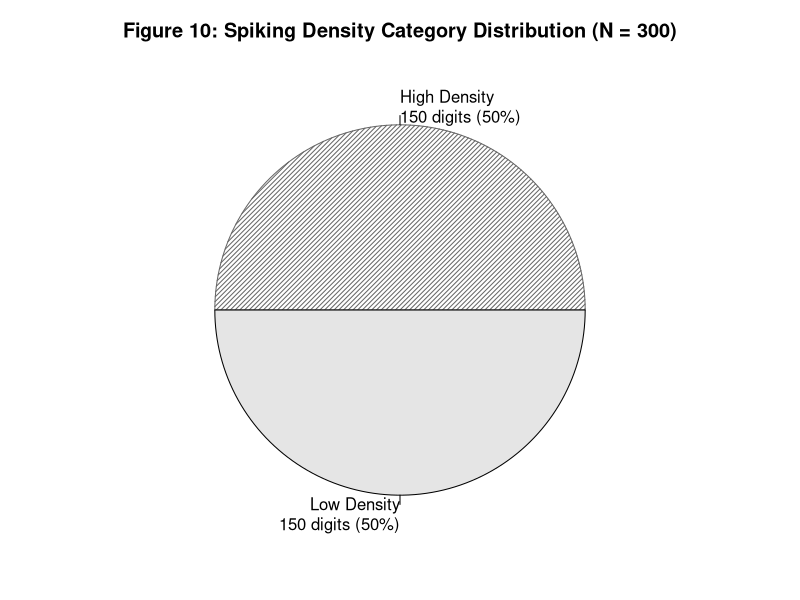

Reproduce this figure in R.
# =====================================================================
# Figure 10: Spiking Density Category Distribution (Descriptive) - B&W / Print-Optimized
# =====================================================================

dir.create("figures", showWarnings = FALSE)
nmnist_data <- read.csv("nmnist_features.csv")

den_med <- median(nmnist_data$spike_density)
nmnist_data$density_category <- as.factor(ifelse(nmnist_data$spike_density > den_med, "High", "Low"))

cat("Generating Figure 10: Spiking Density Pie Chart...\n")
png("figures/fig10_density_pie.png", width = 2200, height = 1800, res = 300)
par(mar = c(2, 2, 3, 2))

den_tbl <- table(nmnist_data$density_category)

# High contrast grayscale fill with hatch lines for non-ambiguous pie slices in B&W
pie(den_tbl, 
    col = c("gray40", "gray90"),
    density = c(30, NA),
    angle = c(45, 0),
    labels = paste0(names(den_tbl), " Density\n", den_tbl, " digits (", round(100 * prop.table(den_tbl), 1), "%)"),
    main = "Figure 10: Spiking Density Category Distribution (N = 300)",
    cex.main = 1.2, cex = 1.0)

dev.off()

cat("Successfully generated figures/fig10_density_pie.png\n")
